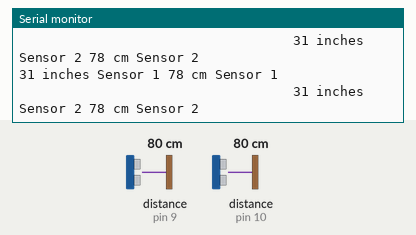
Simulated run of this sketch. Board: Arduino Uno, built with avr-gcc and run on an emulated ATmega328P. Shown: the last lines printed to the serial monitor. Wiring (inferred from the names in the program): 2 × range finder with pulse-width output: data pin 9 / data pin 10. The inputs (shaded band) are chosen by the test bench; at power-on: distance to the obstacle (sensors on pin 9, pin 10) 80 cm. The echo pulse lasts 58.3 µs per cm.

Above: at 1.2 s.
1.3 s: distance to the obstacle (sensor on pin 9) set to 2 cm
At 1.48 s:
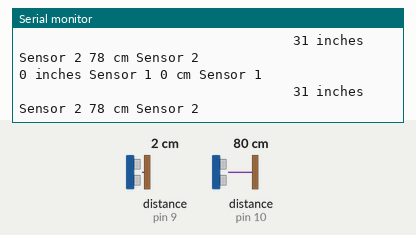
2.8 s: distance to the obstacle (sensor on pin 10) set to 2 cm
At 2.95 s:
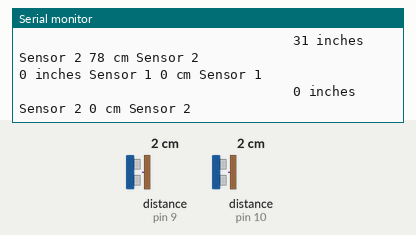
4.3 s: distance to the obstacle (sensor on pin 9) set to 4 cm
At 4.32 s:
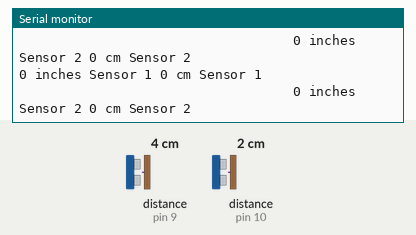
5.8 s: distance to the obstacle (sensor on pin 10) set to 4 cm
At 5.89 s:
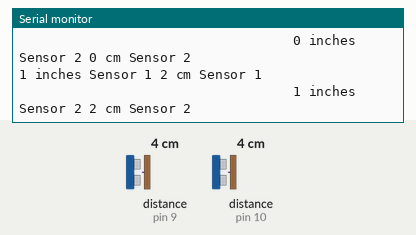
Timing chart, 0 to 8.3 s (numbered marks = the images above; inputs shaded):
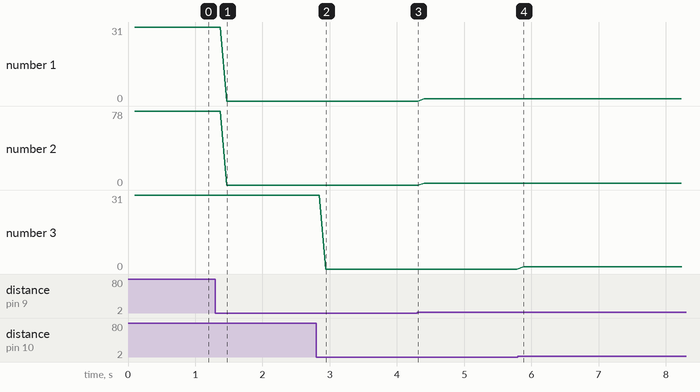

Measured:
- after the input at 1.3 s, the serial monitor: prints a new line after 0.17 s (image 1)
- after the input at 2.8 s, the serial monitor: prints a new line after 0.14 s (image 2)
- after the input at 5.8 s, the serial monitor: prints a new line after 0.08 s (image 4)
- plotted number 1: 31 → 0 after the input at 1.3 s
- plotted number 2: 78 → 0 after the input at 1.3 s

The sketch:

DefaultRangeFinderTest.ino
```cpp
// From Beginning Arduino, Michael McRoberts
// Project 38
#define sensorPin1 9
#define sensorPin2 10

long pwmRange1
, inch1, cm1, inch2, cm2, pwmRange2;

void setup()
{
	// Start serial communications
	Serial.begin(115200);
	pinMode(sensorPin1, INPUT);
        pinMode(sensorPin2, INPUT);
}


void loop()
{
	pwmRange1 = pulseIn(sensorPin1, HIGH);
        pwmRange2 = pulseIn(sensorPin2, HIGH);

	// 147uS per inch according to datasheet
	inch1 = pwmRange1 / 147;
        inch2 = pwmRange2 / 147;

	// convert inch to cm
	cm1 = inch1 * 2.54;
        cm2 = inch2 * 2.54;

	Serial.print(inch1);
	Serial.print(" inches Sensor 1 ");
	Serial.print(cm1);
	Serial.println(" cm Sensor 1");

        Serial.print("                                   ");
        Serial.print(inch2);
        Serial.print(" inches Sensor 2 ");
        Serial.print(cm2);
        Serial.println(" cm Sensor 2");
}
```
